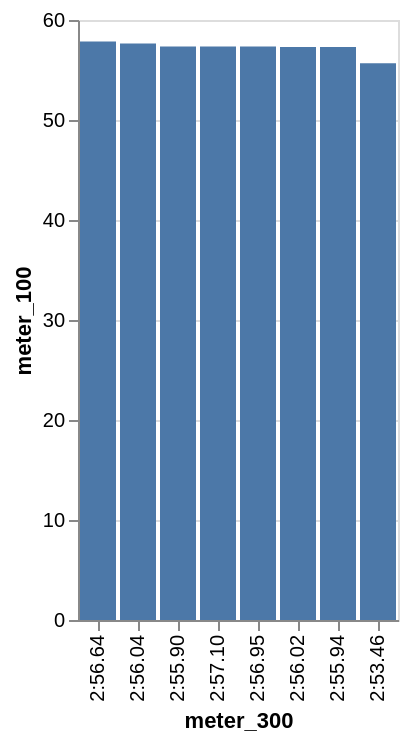

Source (Vega-Lite JSON):
### Vega-Lite specification from a JSON file in a GitHub repository (floating-point values rounded to 4 significant figures)
{"data": {"values": [{"x_data": "2:56.64", "y_data": 57.84}, {"x_data": "2:56.04", "y_data": 57.66}, {"x_data": "2:55.90", "y_data": 57.35}, {"x_data": "2:57.10", "y_data": 57.34}, {"x_data": "2:56.95", "y_data": 57.34}, {"x_data": "2:56.02", "y_data": 57.31}, {"x_data": "2:55.94", "y_data": 57.31}, {"x_data": "2:53.46", "y_data": 55.67}]}, "mark": "bar", "encoding": {"x": {"field": "x_data", "type": "nominal", "title": "meter_300", "sort": {"op": "sum", "field": "y_data", "order": "descending"}}, "y": {"field": "y_data", "type": "quantitative", "title": "meter_100"}}}
